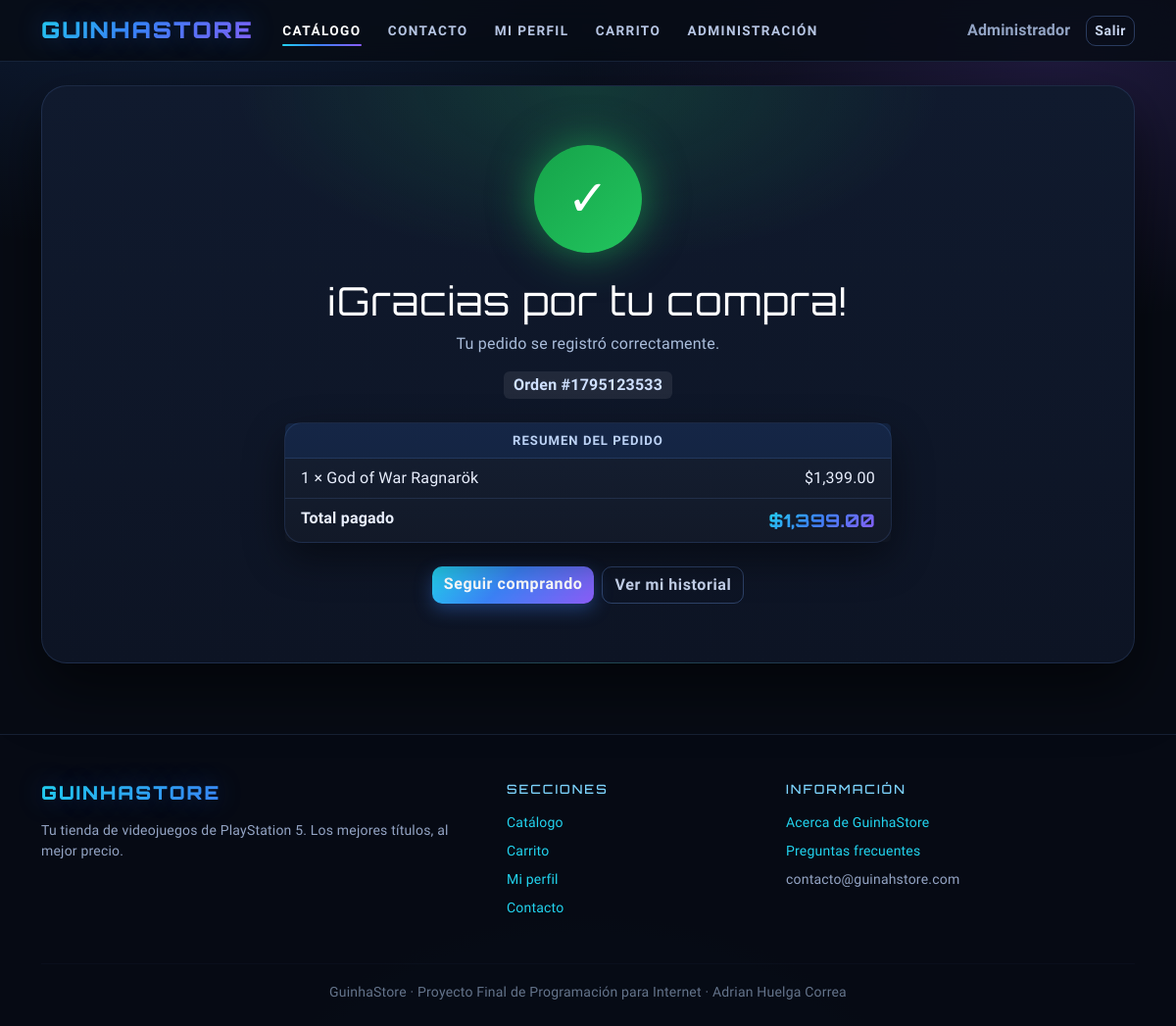
Page /gracias.php?orden=1795123533 (signed in) on the committed database.
### tables this page shows
CREATE TABLE `historial` (
  `id` int(11) NOT NULL AUTO_INCREMENT,
  `id_orden` int(11) NOT NULL,
  `id_usuario` int(11) NOT NULL,
  `id_producto` int(11) NOT NULL,
  `cantidad` int(11) NOT NULL DEFAULT 1,
  `precio_unitario` decimal(10,2) NOT NULL DEFAULT 0.00,
  `fecha` datetime NOT NULL DEFAULT current_timestamp(),
  PRIMARY KEY (`id`),
  KEY `idx_hist_usuario` (`id_usuario`),
  KEY `id_producto` (`id_producto`),
  CONSTRAINT `historial_ibfk_1` FOREIGN KEY (`id_usuario`) REFERENCES `usuarios` (`id`) ON DELETE CASCADE,
  CONSTRAINT `historial_ibfk_2` FOREIGN KEY (`id_producto`) REFERENCES `productos` (`id`) ON DELETE CASCADE
);

CREATE TABLE `productos` (
  `id` int(11) NOT NULL AUTO_INCREMENT,
  `nombre` varchar(150) NOT NULL,
  `descripcion` text DEFAULT NULL,
  `foto` mediumblob DEFAULT NULL,
  `precio` decimal(10,2) NOT NULL DEFAULT 0.00,
  `stock` int(11) NOT NULL DEFAULT 0,
  `fabricante` varchar(100) DEFAULT NULL,
  `origen` varchar(100) DEFAULT NULL,
  `trailer` varchar(30) DEFAULT NULL,
  `fecha_lanzamiento` date DEFAULT NULL,
  PRIMARY KEY (`id`)
);

### html/util.php (called while the page is built, shortened)
<?php
function precio($valor)
{
    return "$" . number_format((float) $valor, 2);
}

### html/gracias.php (the view, shortened to what this page needs)
<?php
require "conexion.php";
require "util.php";
$usuario = usuarioActual();
$idOrden = (int) ($_GET["orden"] ?? 0);
$stmt = mysqli_prepare($con, "SELECT h.cantidad, h.precio_unitario, p.nombre
                              FROM historial h JOIN productos p ON h.id_producto = p.id
                              WHERE h.id_orden = ? AND h.id_usuario = ?
                              ORDER BY h.id ASC");
mysqli_stmt_bind_param($stmt, "ii", $idOrden, $usuario["id"]);
mysqli_stmt_execute($stmt);
$r = mysqli_stmt_get_result($stmt);
$items = mysqli_fetch_all($r, MYSQLI_ASSOC);
$total = 0;
foreach ($items as $it) {
    $total += $it["cantidad"] * $it["precio_unitario"];
}
include "header.php";
?>
<div class="gracias animar">
    <div class="icono-ok">&#10003;</div>
    <h1 class="display-6 mb-2" style="color:#fff;">¡Gracias por tu compra!</h1>
    <p style="color:#a9bcda;">Tu pedido se registró correctamente.</p>
    <p class="mb-4">
        <span class="badge bg-dark fs-6">Orden #<?php echo $idOrden; ?></span>
    </p>
    <?php if (count($items) > 0) { ?>
        <div class="card mx-auto" style="max-width: 620px;">
            <div class="card-header">Resumen del pedido</div>
            <ul class="list-group list-group-flush">
                <?php foreach ($items as $it) { ?>
                    <li class="list-group-item d-flex justify-content-between">
                        <span><?php echo (int) $it["cantidad"]; ?> × <?php echo htmlspecialchars($it["nombre"]); ?></span>
                        <span><?php echo precio($it["cantidad"] * $it["precio_unitario"]); ?></span>
                    </li>
                <?php } ?>
                <li class="list-group-item d-flex justify-content-between fw-bold">
                    <span>Total pagado</span>
                    <span class="precio"><?php echo precio($total); ?></span>
                </li>
            </ul>
        </div>
    <?php } ?>
    <div class="d-flex gap-2 justify-content-center mt-4 flex-wrap">
        <a href="index.php" class="btn btn-primary">Seguir comprando</a>
        <a href="perfil.php" class="btn btn-outline-secondary">Ver mi historial</a>
    </div>
</div>
<?php include "footer.php"; ?>

### html/estilos.css (style rules this page uses)
:root { --bg: #070b14; --bg-2: #0d1424; --card: #101a2e; --card-2: #16203a; --border: rgba(120, 170, 255, .14); --text: #e8eefc; --muted: #93a4c4; --cian: #22d3ee; --azul: #3b82f6; --violeta: #8b5cf6; --rosa: #ec4899; --ok: #22c55e; --glow-azul: 0 0 28px rgba(59, 130, 246, .45); --glow-violeta: 0 0 28px rgba(139, 92, 246, .45); --grad: linear-gradient(135deg, var(--cian), var(--azul) 45%, var(--violeta)); }
body { background: radial-gradient(1200px 600px at 15% -10%, rgba(59, 130, 246, .20), transparent 60%), radial-gradient(900px 500px at 90% 5%, rgba(139, 92, 246, .18), transparent 55%), radial-gradient(900px 600px at 50% 110%, rgba(34, 211, 238, .10), transparent 60%), var(--bg); background-attachment: fixed; color: var(--text); font-family: 'Rajdhani', 'Segoe UI', system-ui, sans-serif; font-size: 16px; letter-spacing: .2px; min-height: 100vh; }
h1, h2, h3, h4, h5, h6, .display-5, .display-6 { font-family: 'Orbitron', 'Rajdhani', sans-serif; letter-spacing: 1px; }
a { color: var(--cian); text-decoration: none; }
.precio { font-family: 'Orbitron', sans-serif; font-size: 1.15rem; font-weight: 800; background: var(--grad); -webkit-background-clip: text; background-clip: text; color: transparent; }
.btn { border-radius: 10px; font-weight: 700; letter-spacing: .6px; transition: all .2s ease; }
.btn-primary { background: var(--grad); border: none; color: #fff; box-shadow: 0 6px 18px rgba(59, 130, 246, .35); }
.btn-outline-dark, .btn-outline-secondary { color: #c7d4ee; border-color: rgba(120, 170, 255, .3); background: transparent; }
.card { background: linear-gradient(180deg, var(--card), var(--bg-2)); border: 1px solid var(--border); border-radius: 18px; color: var(--text); box-shadow: 0 16px 40px rgba(0, 0, 0, .45); }
.card-header { background: rgba(59, 130, 246, .12) !important; border-bottom: 1px solid var(--border); font-weight: 700; letter-spacing: 1px; text-transform: uppercase; font-size: .82rem; color: #bcd2f5 !important; }
.badge.bg-dark { background: rgba(255, 255, 255, .08) !important; color: #cfe0ff !important; }
.list-group-item { background: rgba(255, 255, 255, .02); border-color: var(--border); color: var(--text); }
.animar { animation: aparecer .5s ease both; }
.gracias { text-align: center; padding: 60px 20px; border-radius: 26px; border: 1px solid var(--border); position: relative; overflow: hidden; background: radial-gradient(600px 300px at 50% 0%, rgba(34, 197, 94, .18), transparent 60%), linear-gradient(180deg, var(--card), var(--bg-2)); box-shadow: 0 25px 60px rgba(0, 0, 0, .55); }
.gracias .icono-ok { width: 110px; height: 110px; border-radius: 50%; margin: 0 auto 25px; display: flex; align-items: center; justify-content: center; font-size: 3.2rem; color: #fff; background: linear-gradient(135deg, #16a34a, #22c55e); box-shadow: 0 0 45px rgba(34, 197, 94, .6); animation: latido-ok 1.6s ease-in-out infinite; }

### rows in the picture
historial: cantidad "1", id_producto.nombre "God of War Ragnarök", precio($it["cantidad"] * $it["precio_unitario"]) "$1,399.00"

### other values in the picture
$usuario["nombre"] "Administrador"
$idOrden "1795123533"
